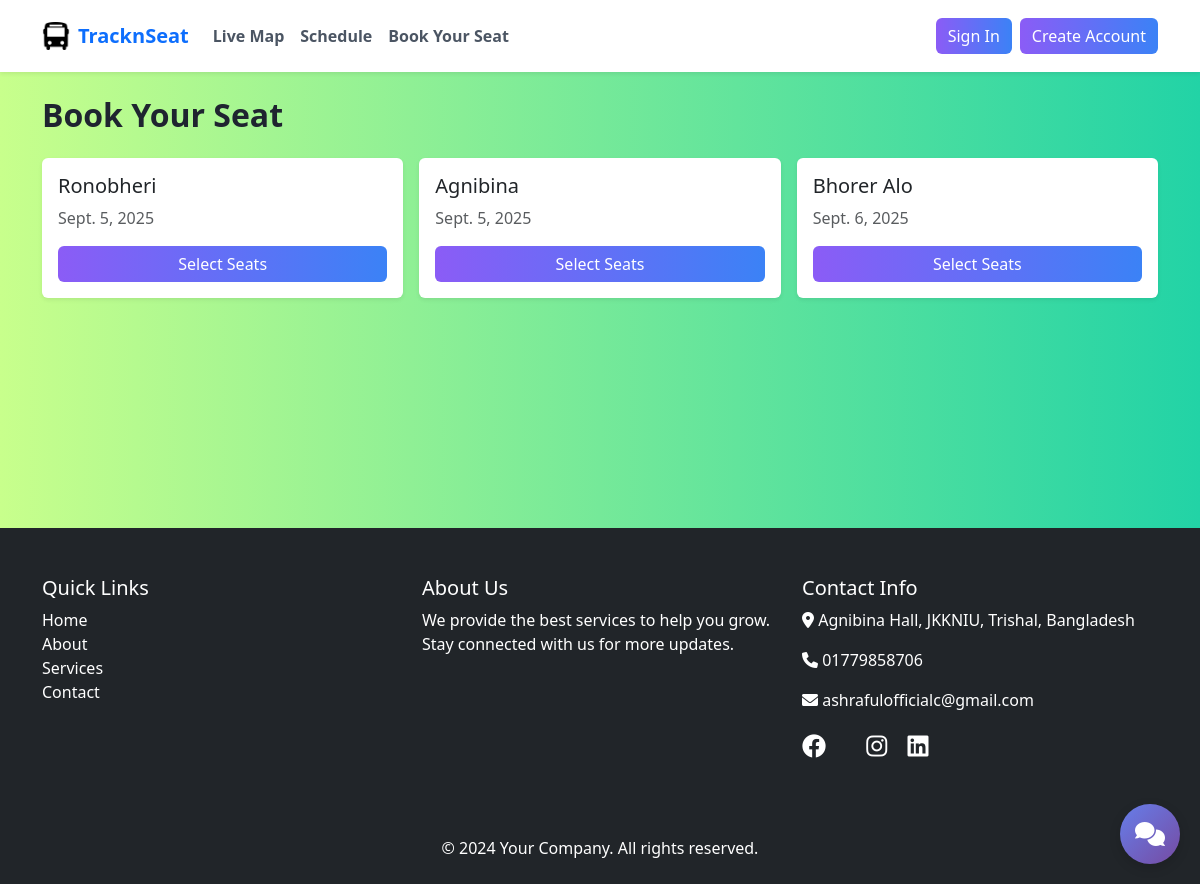
/book/, run on the app's committed database.
### seatBokking/models.py (models this page shows, shortened)
class Trip(models.Model):
    name = models.CharField(
        max_length=128,
        validators=[RegexValidator(
            message='Trip name can only contain letters, numbers, spaces, hyphens, and underscores',
            regex='^[a-zA-Z0-9\\s\\-_]+$'
        )]
    )
    date = models.DateField(validators=[validate_future_date])
    arrival_time = models.TimeField(blank=True, null=True)
    created_at = models.DateTimeField(auto_now_add=True)
    departure_time = models.TimeField(blank=True, null=True)
    description = models.TextField(blank=True, null=True)
    is_active = models.BooleanField(default=True)
    price = models.DecimalField(decimal_places=2, default=0.0, max_digits=8)
    total_seats = models.PositiveIntegerField(default=50)
    updated_at = models.DateTimeField(auto_now=True)
    class Meta:
        ordering = ['date', 'departure_time']
        indexes = [
            models.Index(fields=['date'], name='seatBokking_date_554814_idx'),
            models.Index(fields=['is_active'], name='seatBokking_is_acti_491f50_idx'),
        ]

### seatBokking/views.py (the view)
# urls.py: path("", views.booking_home, name="home"),
def booking_home(request):
    trips = Trip.objects.order_by("date")
    if not trips.exists():
        from datetime import date
        Trip.objects.create(name="Ronobheri", date=date.today())
        Trip.objects.create(name="Bhorer Alo", date=date.today())
        trips = Trip.objects.order_by("date")
    return render(request, "seatBokking/home.html", {"trips": trips})

### seatBokking/templates/seatBokking/home.html
{% extends 'base.html' %}
{% block content %}
<div class="container py-5">
    <h2 class="fw-bold mb-4">Book Your Seat</h2>
    {% if trips %}
        <div class="row g-3">
            {% for t in trips %}
            <div class="col-md-4">
                <div class="card border-0 shadow-sm h-100">
                    <div class="card-body d-flex flex-column">
                        <h5 class="card-title">{{ t.name }}</h5>
                        <p class="text-muted">{{ t.date }}</p>
                        <div class="mt-auto">
                            <a href="{% url 'seatBokking:booking' t.id %}" class="btn btn-primary w-100">Select Seats</a>
                        </div>
                    </div>
                </div>
            </div>
            {% endfor %}
        </div>
    {% else %}
        <p class="text-muted">No trips available.</p>
    {% endif %}
</div>
{% endblock %}

### static/style.css (style rules this page uses)
:root { --bg-page: #FCEF91; --text-main: #1f2430; --text-muted: #6b7280; --primary: #1e73e8; --primary-100: #e7f0ff; --success-100: #e9f9ef; --warning-100: #fff7e6; --card-bg: #ffffff; --shadow-sm: 0 6px 24px rgba(16, 24, 40, 0.06); --btn-grad-start: #8B5CF6; --btn-grad-end: #3B82F6; --bg-grad-start: #C8FF8C; --bg-grad-end: #22D3A6; }
body { font-family: system-ui, -apple-system, Segoe UI, Roboto, Helvetica, Arial, "Apple Color Emoji", "Segoe UI Emoji"; color: var(--text-main); background: linear-gradient(90deg, var(--bg-grad-start) 0%, var(--bg-grad-end) 100%); }
.btn.btn-primary, .btn.btn-secondary, .btn.btn-success, .btn.btn-danger, .btn.btn-warning, .btn.btn-info, .btn.btn-dark, .btn.btn-light { background-image: linear-gradient(90deg, var(--btn-grad-start) 0%, var(--btn-grad-end) 100%); border: 0; color: #ffffff; }

### data on the page
Trip: name "Ronobheri", date "Sept. 5, 2025"
Trip: name "Agnibina", date "Sept. 5, 2025"
Trip: name "Bhorer Alo", date "Sept. 6, 2025"
